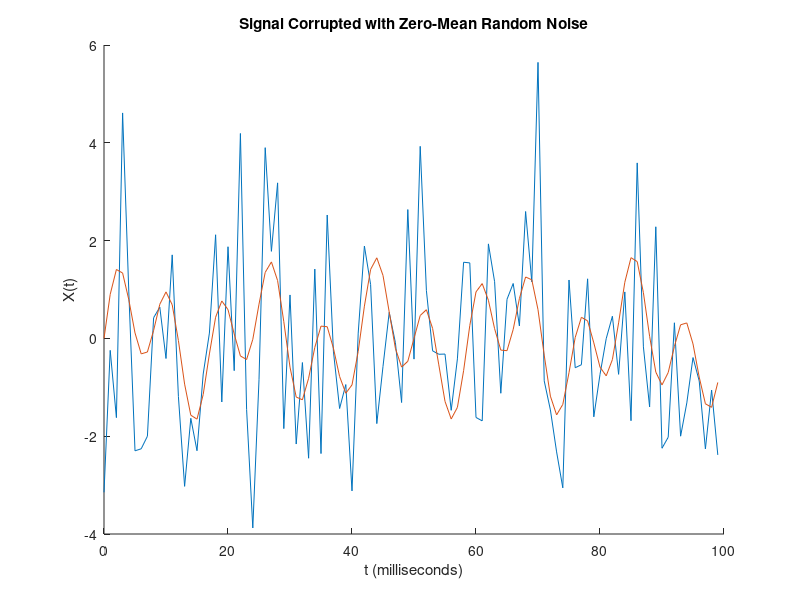
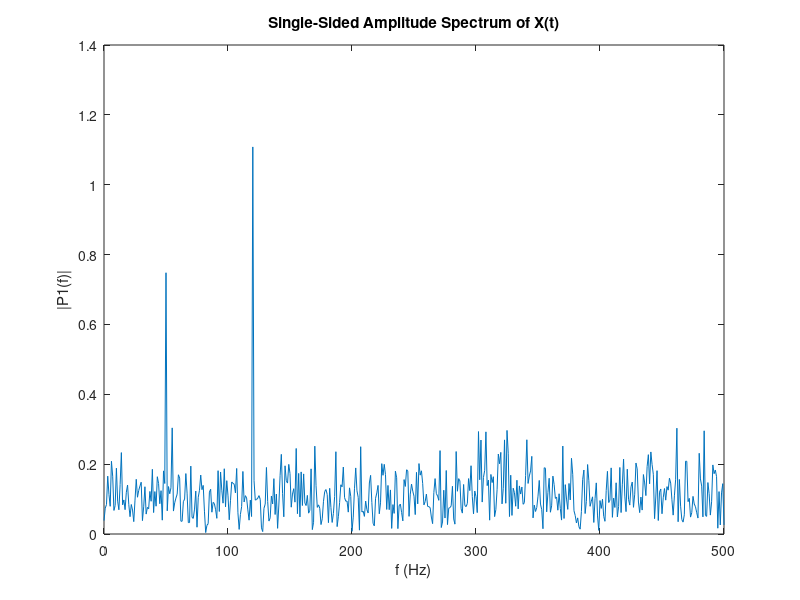

These charts were generated, in order, by the following MATLAB code:

Fs = 1000;            % Sampling frequency (hz)
T = 1/Fs;             % Sampling period (sec)
L = 1000;             % Length of signal (data points)
t = (0:L-1)*T;        % Time vector

S = 0.7*sin(2*pi*50*t) + sin(2*pi*120*t); %Form a signal containing a 50 Hz sinusoid of amplitude 0.7 and a 120 Hz sinusoid of amplitude 1.

X = S + 2*randn(size(t)); %Corrupt the signal with zero-mean white noise with a variance of 4.

clf
hold on
plot(1000*t(1:100),X(1:100))
plot(1000*t(1:100),S(1:100))
title('Signal Corrupted with Zero-Mean Random Noise')
xlabel('t (milliseconds)')
ylabel('X(t)')

Y = fft(X);
P2 = abs(Y/L);
P1 = P2(1:L/2+1);
P1(2:end-1) = 2*P1(2:end-1);

f = Fs*(0:(L/2))/L;
figure
plot(f,P1)
title('Single-Sided Amplitude Spectrum of X(t)')
xlabel('f (Hz)')
ylabel('|P1(f)|')

